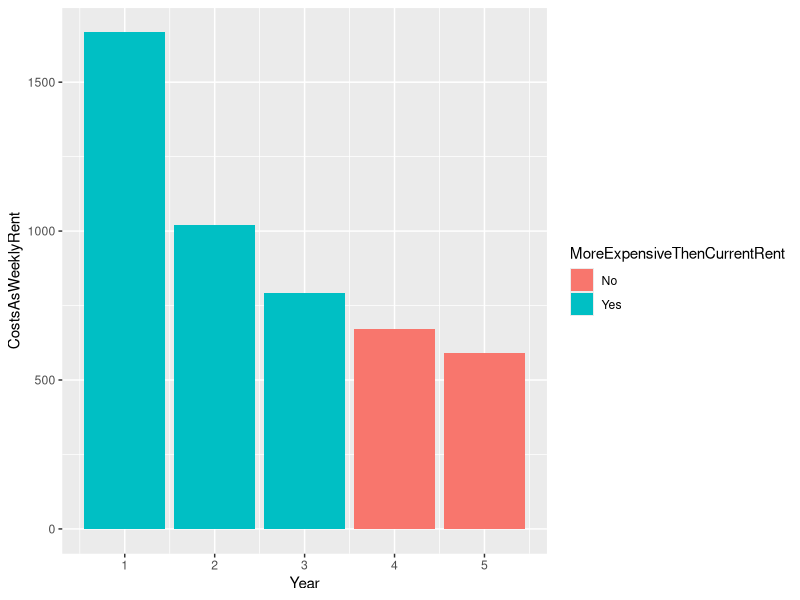
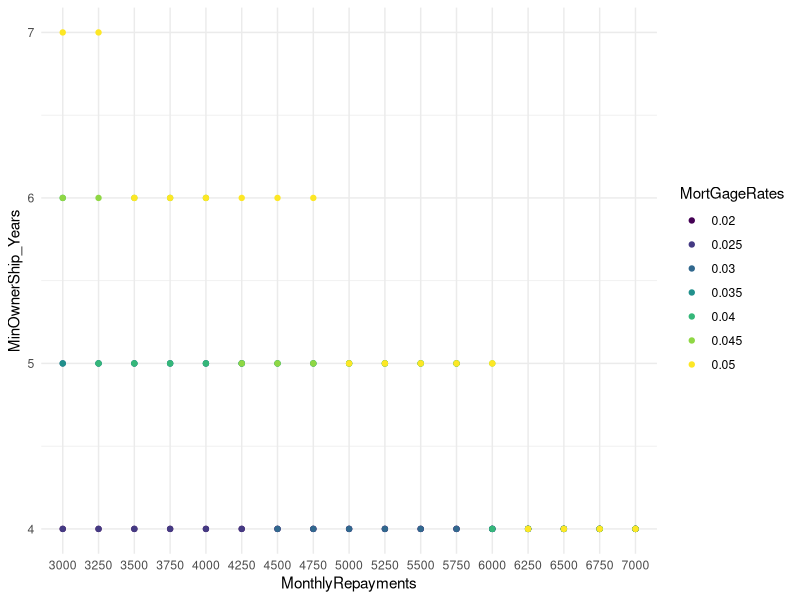

Generate these figures, in order, with R: (Note: a time limit stopped this script after it produced the figures.)
## ---- chunk 1

library(ggplot2)
library(scales)
library(tidyr)
library(purrr)
library(dplyr)
## ---- chunk 2
Transaction_Cost <- function(price) {
  MortgageRegistration <- 178.20
  LandTransferFee <- 178.20
  
  if (price > 85000 & price < 120000){
    LandTransferFee <- 188.2
  }else{
    LandTransferFee <- 188.2 + floor(price / 100000)*20
  }
  
  StampDuty <- 0
  
  if (price > 430000 & price < 530000) {
    StampDuty = 19.19 * (price-430000)/100
  } else if (price >= 530000 & price < 750000) {
    StampDuty = 11115 + 4.75*(price-360000)/100 
  } else if (price >= 750000) {
    StampDuty = 28453 + 5.15*(price-725000)/100
  }
  
  tax = MortgageRegistration + LandTransferFee + StampDuty
  
  return(tax)
}

TrueDeposit <- function(price,deposit){
  return (deposit - Transaction_Cost(price))
}

LoanValueRatio <- function(price,deposit){
  return((price-TrueDeposit(price,deposit))/price)
}

LenderMortgageInsurance <- function(price,deposit){
  lvr <- round(LoanValueRatio(price,deposit),digits = 2)
  LMI_rate <- 0
  rates <- read.csv('LMI_RATES.csv')
  wa_stamp_duty <- 0.1
  GST <- 0.1
  
  if(lvr > 0.8) {
    LMI_rate <- case_when(
      price <= 300000 ~ rates %>% filter(LVR == lvr) %>% select(X0) %>% pull(),
      price > 300000 & price <= 500000 ~ rates %>% filter(LVR == lvr) %>% select(X300000) %>% pull(),
      price > 500000 & price <= 600000 ~ rates %>% filter(LVR == lvr) %>% select(X500000) %>% pull(),
      price > 600000 & price <= 750000 ~ rates %>% filter(LVR == lvr) %>% select(X600000) %>% pull(),
      TRUE ~ rates %>% filter(LVR == lvr) %>% select(X750000) %>% pull()
    )
  }
  LMI <- price*LMI_rate
  LMI_Net <- LMI + LMI*wa_stamp_duty
  LMI_FINAL <- LMI_Net + LMI_Net*GST
  return(LMI_FINAL)
}

TrueMortgageValue <- function(price,deposit){
  return(price - TrueDeposit(price,deposit) + LenderMortgageInsurance(price,deposit))
}

TotalInterests <- function(value,rate,term){
  return(value*rate*(term/12))
}

MinMonthlyRepayment <- function(value,rate,term){
  return((value + TotalInterests(value,rate,term))/term)
}

PrincipalMonthlyRepayment <-  function(value,term){
  return(value/term)
}

InterestMonthlyRepayment <- function(value,rate,term){
  return(MinMonthlyRepayment(value,rate,term)-PrincipalMonthlyRepayment(value,term))
}

MortgageCost <- function(value,rate,Max_Monthly_Repayment,term){
  Costs <- data.frame(0,0,value)
  names(Costs)<-c("Date","Cost","Principal")
  mortgage <- value
  timeleft <- term*12
  time <- 0
  cost <- 0
  while (mortgage > 0){
    if(Max_Monthly_Repayment < MinMonthlyRepayment(mortgage,rate,timeleft)) stop('Monthly Repayments do not meet minimum requierements')
    mortgage <- mortgage - (Max_Monthly_Repayment - InterestMonthlyRepayment(mortgage,rate,timeleft))
    cost <- InterestMonthlyRepayment(mortgage,rate,timeleft)
    timeleft <-  timeleft - 1
    time <- time +1
    monthly_cost <- data.frame(time,cost,mortgage)
    names(monthly_cost)<-c("Date","Cost","Principal")
    Costs <- rbind(Costs,monthly_cost)
  }
  return(Costs)
}

Depreciation <- function(value,rate){
  return(value*rate)
}

Maintenance <- function(value,rate,time){
  return(value*rate*time)
}

SalesAgentCost <- function(value){
  return(value * 0.03)
}

MaximumHousePrice <- function(Deposit,Rate,Max_Monthly_Repayment,Term){
  housePrice <- 0
  while (Max_Monthly_Repayment > MinMonthlyRepayment(TrueMortgageValue(housePrice,Deposit),Rate,Term*12)){housePrice <- housePrice + 1000}
  return(housePrice - 1000)
 }

MinYearsOfOwnership <- function(House_Price,Deposit,Rate,Max_Monthly_Repayment,Term,HousePriceVariation,MaintenanceRate,Fixed_Yearly_Rates){
  myMortgage <- MortgageCost(TrueMortgageValue(House_Price,Deposit),Rate,Max_Monthly_Repayment,Term)
  MaxOwnershipTime <- max(myMortgage$Date)/12
  OwnershipTime <- 1
  WeeklyCost <- data.frame(NA,NA,NA)
  names(WeeklyCost)<-c("Year","CostsAsWeeklyRent","MoreExpensiveThenCurrentRent")
  
  while (OwnershipTime <= MaxOwnershipTime){
    myMortgage_short <- myMortgage %>% filter(Date < OwnershipTime*12)
    Total_Cost <- sum(myMortgage_short$Cost) +
                  Transaction_Cost(House_Price) +
                  Depreciation(House_Price,HousePriceVariation) + 
                  Maintenance(House_Price,MaintenanceRate,OwnershipTime) +
                  SalesAgentCost(House_Price - Depreciation(House_Price,HousePriceVariation)) +
                  Fixed_Yearly_Rates*OwnershipTime
                  
    CostsAsWeeklyRent <-  Total_Cost/(OwnershipTime*12*4)
    
    MoreExpensive <- if(CostsAsWeeklyRent<Current_Rent) 'No' else 'Yes' 
    
    weekly_cost <- data.frame(OwnershipTime,CostsAsWeeklyRent,MoreExpensive)
    names(weekly_cost)<-c("Year","CostsAsWeeklyRent","MoreExpensiveThenCurrentRent")
    
    WeeklyCost <- rbind(WeeklyCost,weekly_cost)
    
    OwnershipTime = OwnershipTime + 1
    
  }
  
  WeeklyCost <- WeeklyCost %>% drop_na()
  
  if(nrow(WeeklyCost %>% filter(MoreExpensiveThenCurrentRent == 'No')) >=1) {
    MinOwnership <- WeeklyCost %>% filter(MoreExpensiveThenCurrentRent == 'No') %>% select(Year) %>% min()
  }  else if (nrow(WeeklyCost) > 1) {
    MinOwnership <- WeeklyCost %>% select(Year) %>% max()
  } else {MinOwnership <-  0}
  
  return(MinOwnership)
}

MinYearsOfOwnership_data <- function(House_Price,Deposit,Rate,Max_Monthly_Repayment,Term,HousePriceVariation,MaintenanceRate,Fixed_Yearly_Rates){
  myMortgage <- MortgageCost(TrueMortgageValue(House_Price,Deposit),Rate,Max_Monthly_Repayment,Term)
  MaxOwnershipTime <- max(myMortgage$Date)/12
  OwnershipTime <- 1
  WeeklyCost <- data.frame(NA,NA,NA)
  names(WeeklyCost)<-c("Year","CostsAsWeeklyRent","MoreExpensiveThenCurrentRent")
  
  while (OwnershipTime <= MaxOwnershipTime){
    myMortgage_short <- myMortgage %>% filter(Date < OwnershipTime*12)
    Total_Cost <- sum(myMortgage_short$Cost) +
                  Transaction_Cost(House_Price) +
                  Depreciation(House_Price,HousePriceVariation) + 
                  Maintenance(House_Price,MaintenanceRate,OwnershipTime) +
                  SalesAgentCost(House_Price - Depreciation(House_Price,HousePriceVariation)) +
                  Fixed_Yearly_Rates*OwnershipTime
                  
    CostsAsWeeklyRent <-  Total_Cost/(OwnershipTime*12*4)
    
    MoreExpensive <- if(CostsAsWeeklyRent<Current_Rent) 'No' else 'Yes' 
    
    weekly_cost <- data.frame(OwnershipTime,CostsAsWeeklyRent,MoreExpensive)
    names(weekly_cost)<-c("Year","CostsAsWeeklyRent","MoreExpensiveThenCurrentRent")
    
    WeeklyCost <- rbind(WeeklyCost,weekly_cost)
    
    OwnershipTime = OwnershipTime + 1
    
  }
  
  WeeklyCost <- WeeklyCost %>% drop_na()
  
  if(nrow(WeeklyCost %>% filter(MoreExpensiveThenCurrentRent == 'No')) >= 1) {
    MinOwnership <- WeeklyCost %>% filter(MoreExpensiveThenCurrentRent == 'No') %>% select(Year) %>% min()
  }  else if (nrow(WeeklyCost) >1) {
    MinOwnership <- WeeklyCost %>% select(Year) %>% max()
  } else {MinOwnership <-  0}
  
  return(WeeklyCost)
}

MinYearsOfOwnerships <- function(Deposit,Rate,Max_Monthly_Repayment,Term,HousePriceVariation,MaintenanceRate,Fixed_Yearly_Rates){
  OwnershipCutOffs <- data.frame(0,0)
  names(OwnershipCutOffs)<-c("HousePrice","MinimumYearsOfOwnership")
  House_Price_Max <- MaximumHousePrice(Deposit,Rate,Max_Monthly_Repayment,Term)
    
  for (House_Price in seq(0,House_Price_Max,10000)) {
    MinOwnership <- MinYearsOfOwnership(House_Price,Deposit,Rate,Max_Monthly_Repayment,Term,HousePriceVariation,MaintenanceRate,Fixed_Yearly_Rates)
    ownershipcutoff <- data.frame(House_Price,MinOwnership)
    names(ownershipcutoff)<-c("HousePrice","MinimumYearsOfOwnership")
    OwnershipCutOffs <- rbind(OwnershipCutOffs,ownershipcutoff)
  }
  return (OwnershipCutOffs)
}

## ---- chunk 3
Current_Rent <- 680

Deposit <- 135000

Max_Monthly_Repayment <- 4000

Rate <- 0.04

Term <- 30

Council_Rate <- 2000

Water_Rate <- 2000

Strata <- 2000

HousePriceVariation <- 0.1

MaintenanceRate <- 0.01

Fixed_Yearly_Rates <- Council_Rate + Water_Rate + Strata

## ---- chunk 4
PropertyPrice <- 450000

WeeklyCost <- MinYearsOfOwnership_data(PropertyPrice,Deposit,0.03,5000,Term,HousePriceVariation,MaintenanceRate,Fixed_Yearly_Rates)

ggplot(WeeklyCost %>% filter(Year > 0),aes(Year,CostsAsWeeklyRent,fill = MoreExpensiveThenCurrentRent)) + geom_col()
## ---- chunk 5
House_Price = 450000

Nolan <- data.frame(NA,NA,NA)
names(Nolan)<-c("MonthlyRepayments","MortGageRates","MinOwnerShip_Years")

for (monthly_repayment in seq(3000,7000,250)){
  nolan <- as.data.frame(list("MortGageRates" = seq(0.02,0.05,0.005)))
  nolan$MonthlyRepayments <- monthly_repayment
  nolan <- nolan %>% mutate(
    MinOwnerShip_Years =  pmap(., function(MonthlyRepayments,MortGageRates) MinYearsOfOwnership(
      House_Price,
      Deposit,
      Rate = MortGageRates,
      Max_Monthly_Repayment = MonthlyRepayments,
      Term,
      HousePriceVariation,
      MaintenanceRate,
      Fixed_Yearly_Rates
      )
    )
  )
  Nolan <- rbind(Nolan,nolan)
  Nolan <- Nolan %>% drop_na()
}

Nolan$MortGageRates <- as.factor(Nolan$MortGageRates)
Nolan$MonthlyRepayments <- as.factor(Nolan$MonthlyRepayments)
Nolan$MinOwnerShip_Years <- as.numeric(Nolan$MinOwnerShip_Years)

ggplot(Nolan,aes(MonthlyRepayments,MinOwnerShip_Years, color = MortGageRates)) +
    geom_point() +
    scale_color_viridis_d() +
    theme_minimal() 
## ---- chunk 6
OwnershipCutOffs <- data.frame(NA,NA,NA)
names(OwnershipCutOffs)<-c("HousePrice","MinimumYearsOfOwnership","MonthlyRepayment")

for (monthly_repayment in seq(3000,7000,250)){
  ownershipcutoffs <- MinYearsOfOwnerships(Deposit,Rate,monthly_repayment,Term,HousePriceVariation,MaintenanceRate,Fixed_Yearly_Rates)
  ownershipcutoffs$MonthlyRepayment <- monthly_repayment
  OwnershipCutOffs <- rbind(OwnershipCutOffs,ownershipcutoffs)
  OwnershipCutOffs <- OwnershipCutOffs %>% drop_na()
}

OwnershipCutOffs$MonthlyRepayment <- as.factor(OwnershipCutOffs$MonthlyRepayment)

ggplot(OwnershipCutOffs,aes(HousePrice,MinimumYearsOfOwnership, color = MonthlyRepayment)) +
    geom_line() +
    scale_color_viridis_d() +
    theme_minimal() +
    theme(axis.text.x = element_text(angle = 90, vjust = 0.5, hjust=1)) +
    ggtitle('Minimum years of property ownership to beat current rental costs') +
    xlab('House Price') +
    ylab('Years') +
    scale_x_continuous(breaks = breaks_width(50000),labels=label_comma())+
    scale_y_continuous(breaks = breaks_width(1))
## ---- chunk 7
OwnershipCutOffs <- data.frame(NA,NA,NA)
names(OwnershipCutOffs)<-c("HousePrice","MinimumYearsOfOwnership","Rate")

for (rate in seq(0.02,0.04,0.002)){
  ownershipcutoffs <- MinYearsOfOwnerships(Deposit,rate,Max_Monthly_Repayment,Term,HousePriceVariation,MaintenanceRate,Fixed_Yearly_Rates)
  ownershipcutoffs$Rate <- rate
  OwnershipCutOffs <- rbind(OwnershipCutOffs,ownershipcutoffs)
  OwnershipCutOffs <- OwnershipCutOffs %>% drop_na()
}

OwnershipCutOffs$Rate <- as.factor(OwnershipCutOffs$Rate)

ggplot(OwnershipCutOffs,aes(HousePrice,MinimumYearsOfOwnership, color = Rate)) +
    geom_line() +
    scale_color_viridis_d() +
    theme_minimal() +
    theme(axis.text.x = element_text(angle = 90, vjust = 0.5, hjust=1)) +
    ggtitle('Minimum years of property ownership to beat current rental costs') +
    xlab('House Price') +
    ylab('Years') +
    scale_x_continuous(breaks = breaks_width(50000),labels=label_comma())+
    scale_y_continuous(breaks = breaks_width(1))
